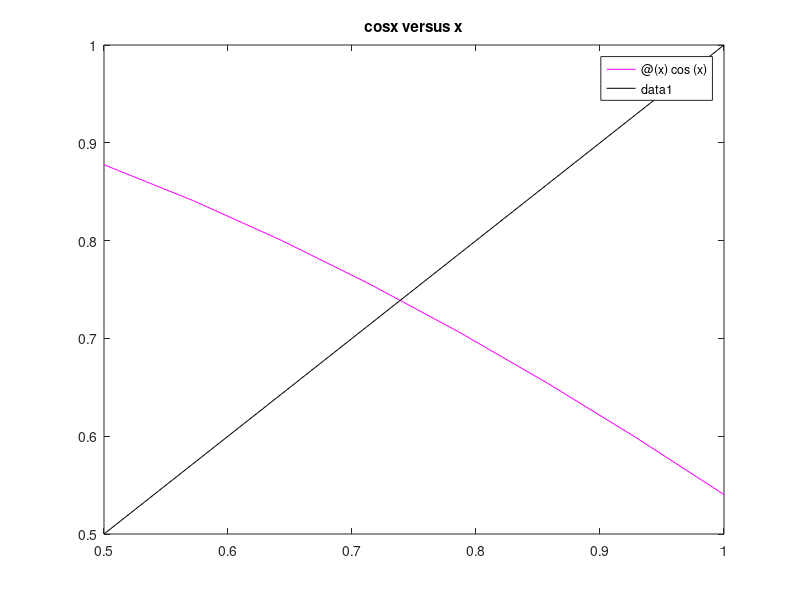

This chart was generated by the following MATLAB code: (Note: this script raises an error after producing the figure.)
%--------------------------------------%
%Definisce la funzione di punto fisso g 
%--------------------------------------%
g=@(x) cos(x);
bis=@(x) x;
figure(1)
fplot(g,[0.5,1],'m-'); hold on
fplot(bis,[0.5,1],'k-'); hold off;
title('cosx versus x');

x0=0.1;
toll= 1e-10;
itmax=100;
% CHIAMATA ALLA FUNCTION PUNTO FISSO
[x,iter,scarti]=pfisso(g,x0,toll,itmax);

asint1=abs(scarti(2:iter)./scarti(1:iter-1));

%Stima della costante asintotica con la formula
dg=@(x) -sin(x);
asint2=abs(feval(dg,x));


% scrive dati su file  
M=[0; asint1];
fid=fopen('rispfisso.txt','w');
fprintf(fid,'   %6s %14s %22s  %17s %17s \n', 'iter', 'xk', 'scarto', 'M (scarti)', 'M (teorica)');
it=[1:iter]; %creo il vettore delle iterazioni
A=[it; x(2:end)'; scarti'; M'; asint2(2:end)'];
fprintf(fid,'\n %8d %19.14f %20.4e %16.6f %16.6f', A);
fprintf(fid,'\n \n');
fclose(fid);

% CHIAMATA ALLA FUNCTION NEWTON
f=@(x) cos(x)-x;
df=@(x) -sin(x)-1;
x0=1;
[xn,itern,scartin]=newton(f,df,x0,toll,itmax);

% crea grafico  con il profilo di convergenza
% di entrambi i metodi nella stessa finestra grafica
figure(2)
semilogy(1:iter, abs(scarti), 'm-*');
title('profilo convergenza g(x)=x and f(x)=g(x)-x=0');
xlabel('iterazioni');
ylabel('scarto');
hold on
semilogy(1:itern, abs(scartin), 'g-+');

print -dpdf confronto.pdf
hold off